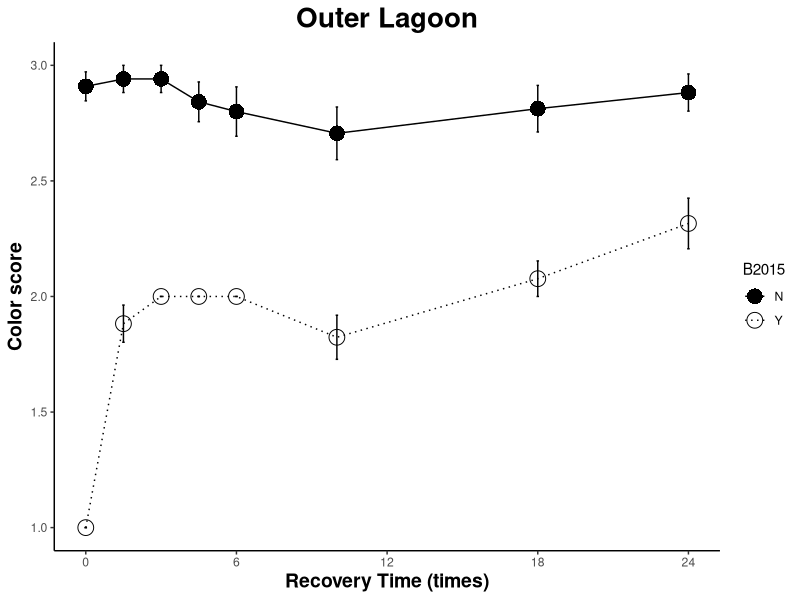
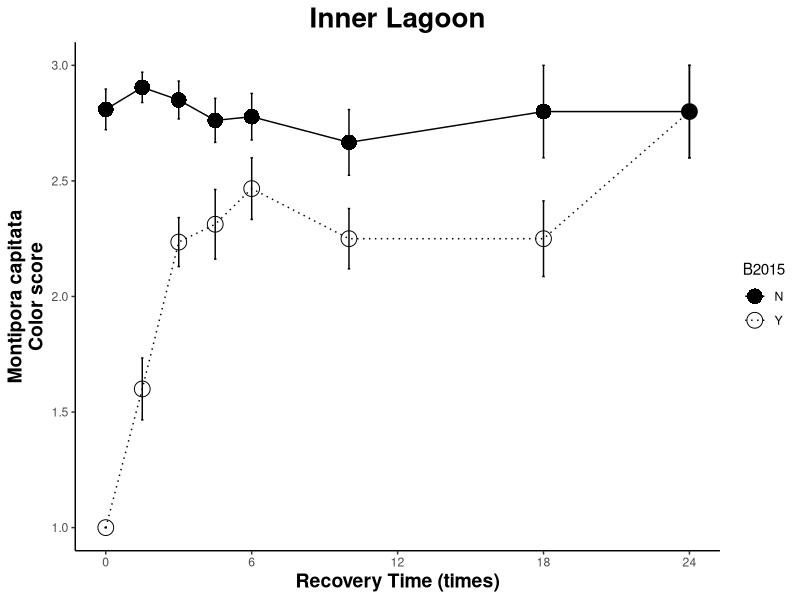
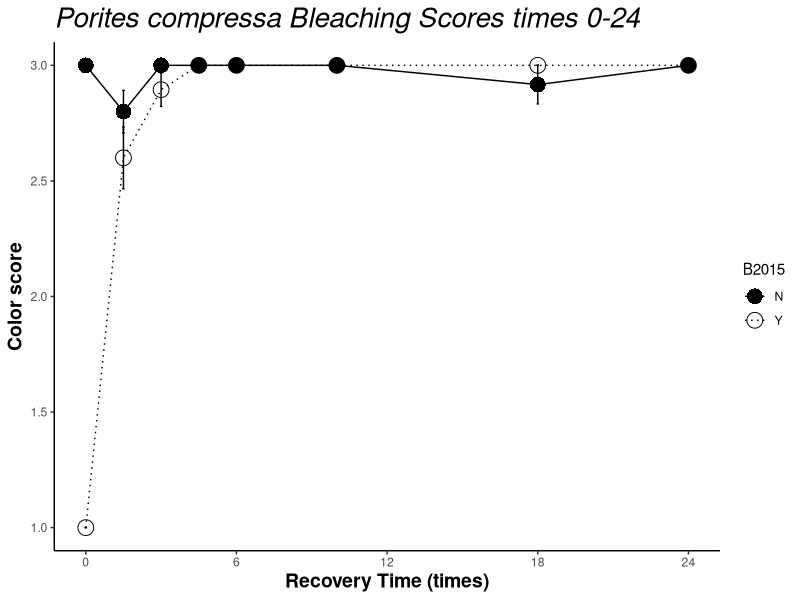
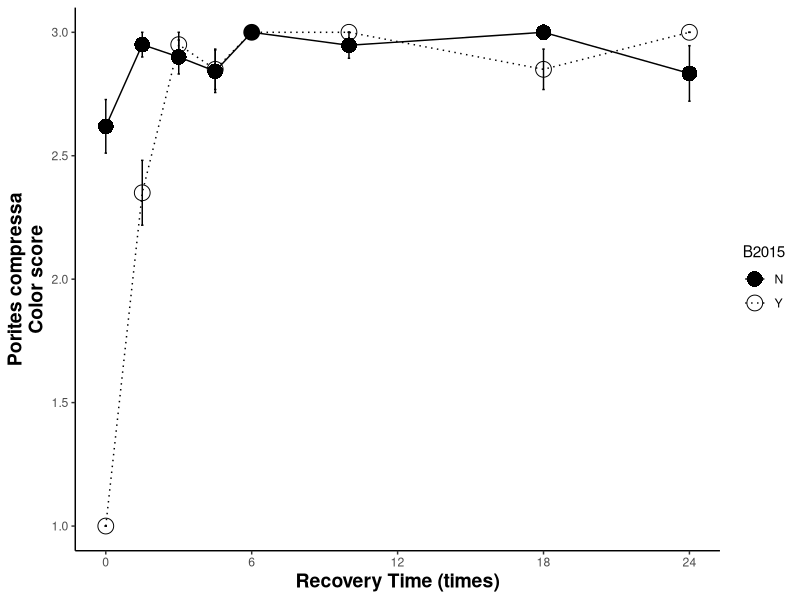
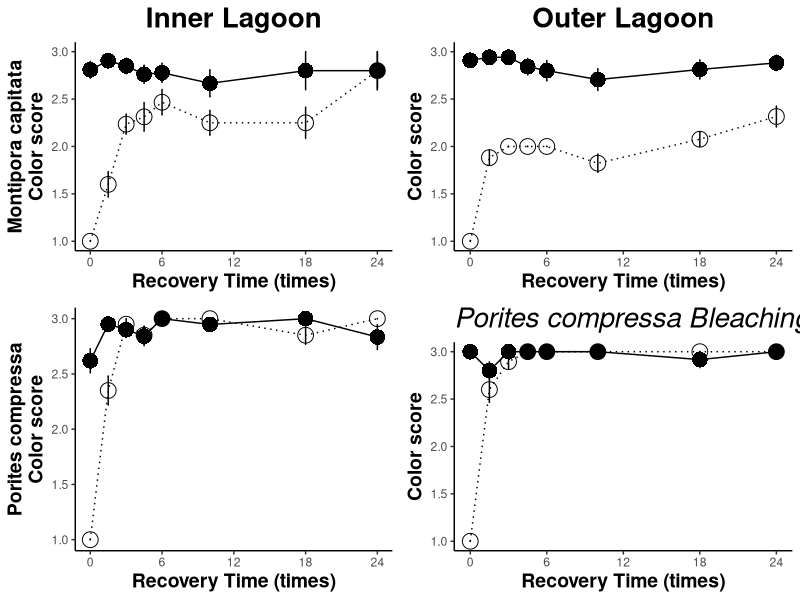
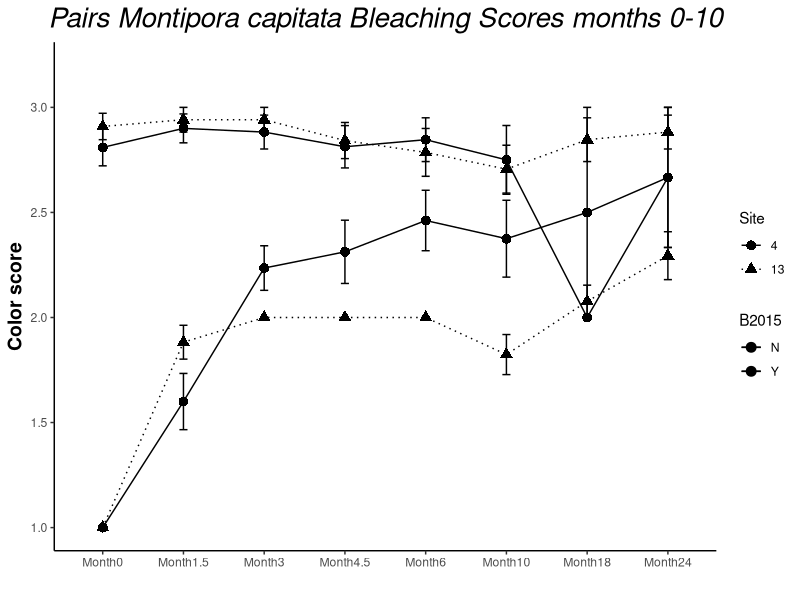
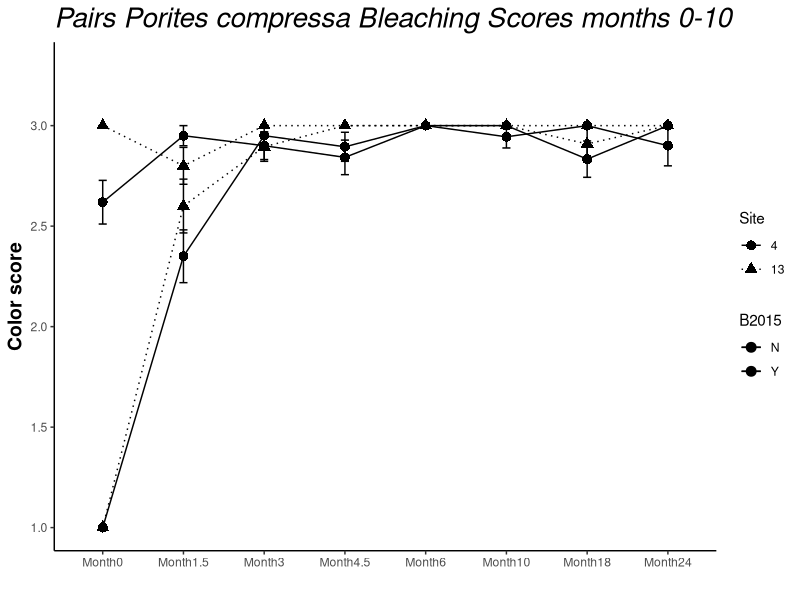

Write the R code that produced these figures, in order.
## ---- chunk 1
knitr::opts_chunk$set(echo = TRUE)
## ---- chunk 2
#Set up: load libraries

#rm(list=ls(all=TRUE)) 
library("reshape2") #reshape data
library("ggplot2") #plotting
library("reshape") #reshape data
library("plyr")  #splitting, applying, and combining data
library("dplyr")  #splitting, applying, and combining data
library("pscl")
library("plotrix") #plotting
library("gridExtra") #arrange plots for output
library("car") #levenes test
library("lsmeans")
library("multcomp") 
library("multcompView")
library(glmmTMB)
library(lme4)
library(lmerTest)
library(tidyverse)
## ---- chunk 3
bData<-read.csv("Bleaching_FINAL.csv") #read in bleaching df
bData$Site<-as.factor(bData$Site) #site as factor
bData$Pair<-as.factor(bData$Pair) #pair ID as factor

bALL<-bData
  #melt
  bALLData1<-melt(data = bALL, measure.vars = c("Month0","Month1.5","Month3","Month4.5", "Month6","Month10","Month18","Month24"))   
  colnames(bALLData1)[colnames(bALLData1)=="variable"] <- "month"   # change col name from 'variable' to 'month'
  colnames(bALLData1)[colnames(bALLData1)=="value"] <- "score"   # change col name from 'value' to 'score'
  bALLData1$group<-paste(bALLData1$Species, bALLData1$Site, bALLData1$B2015, bALLData1$month) # add column for groups for figures only

#Remove all NON PAIRED corals and all NAs
  bALLData<-na.omit(bALLData1) # remove the NA rows (this removes individuals and NAs from pairs with no score at particular timepoints (due to not finding the coral))
  
  #Change month into TIME numeric for plots
  bALLData$time[bALLData$month=="Month0"]<-0
  bALLData$time[bALLData$month=="Month1.5"]<-1.5
  bALLData$time[bALLData$month=="Month3"]<-3
  bALLData$time[bALLData$month=="Month4.5"]<-4.5
  bALLData$time[bALLData$month=="Month6"]<-6
  bALLData$time[bALLData$month=="Month10"]<-10
  bALLData$time[bALLData$month=="Month18"]<-18
  bALLData$time[bALLData$month=="Month19"]<-19
  bALLData$time[bALLData$month=="Month24"]<-24

#Subsets of df for Mcap and Pcomp
Mcap_df<-subset(bALLData, Species=="Montipora capitata")   #Mcap only
Pcomp_df<-subset(bALLData, Species=="Porites compressa")   #Pcomp only

#Mean bleaching scores full df
#calc average bleaching  score per grouping by time point
ballmeans <- ddply(bALLData, c("Site", "Species", "B2015", "time"), summarise, #
                   N    = length(score[!is.na(score)]), #calculate the length of the data frame, excluding NA’s *this part is important*
                   mean = mean(score, na.rm=TRUE), #calculate mean of response variable, removing NA's
                   sd   = sd(score, na.rm=TRUE), #calculate standard deviation
                   se   = sd / sqrt(N), #calculate standard error
                   max = max(score, na.rm=TRUE) #calculate max
)

ballmeans$code<-paste0(ballmeans$Site, ballmeans$B2015, ballmeans$Species)
ballmeans #display table
## ---- chunk 4
#subset for Mcap only 
Mcap024Allplot<-subset(ballmeans, Species=="Montipora capitata")     #subset Mcap
#subset by reef
#PR13 
Mcap024AllplotPR13<-subset(Mcap024Allplot, Site==13)
#PR4
Mcap024AllplotPR4<-subset(Mcap024Allplot, Site==4)
## ---- chunk 5
ballplotMcapPR13<-ggplot(data=Mcap024AllplotPR13, aes(x=time, y=mean, group = code, color=B2015)) + #color by bleaching hist. 
  geom_errorbar(aes(ymin=mean-se, ymax=mean+se),
                width=0.1,show.legend = FALSE)+
  geom_point(aes(shape=B2015),fill="black", size=5)+
  scale_shape_manual(values=c(16,1))+
  geom_line(aes(color=B2015,linetype=B2015))+       
  scale_linetype_manual(values=c("solid", "dotted"))+
  scale_color_manual(values=c("black","black"))+
    scale_x_continuous(breaks = seq(0, 24, by = 6))+
  ylab("Color score") +
    xlab("Recovery Time (times)") + #Label the X Axis
    ylim(1, 3) + #set Y limits
  theme_bw() + #Set the background color
  theme(axis.line = element_line(color = 'black'), #Set the axes color
        axis.title=element_text(size=14,face="bold"), #Set axis format
        panel.border = element_blank(), #Set the border
        panel.grid.major = element_blank(), #Set the major gridlines
        panel.grid.minor = element_blank(), #Set the minor gridlines
        plot.background =element_blank(), #Set the plot background
        legend.key = element_blank()) + #Set plot legend key
  ggtitle("Outer Lagoon")+
          theme(plot.title = element_text(size=20,face = "bold",hjust = 0.5));ballplotMcapPR13
McapOuter<-ballplotMcapPR13 + theme(legend.position = "none") #remove legend
## ---- chunk 6
ballplotMcapPR4<-ggplot(data=Mcap024AllplotPR4, aes(x=time, y=mean, group = code, color=B2015),show.legend = FALSE) + #color by bleaching hist. 
 geom_errorbar(aes(ymin=mean-se, ymax=mean+se),
                width=0.1,show.legend = FALSE)+
  geom_point(aes(shape=B2015),fill="mediumblue", size=5)+
  
  scale_shape_manual(values=c( 16,1))+
  
  geom_line(aes(color=B2015, linetype=B2015))+
  scale_linetype_manual(values=c("solid", "dotted"))+
  scale_color_manual(values=c("black","black"))+
    scale_x_continuous(breaks = seq(0, 24, by = 6))+
  ylab("Montipora capitata\nColor score") +
    xlab("Recovery Time (times)") + #Label the X Axis
    ylim(1, 3) + #set Y limits
  theme_bw() + #Set the background color
  theme(axis.line = element_line(color = 'black'), #Set the axes color
        axis.title=element_text(size=14,face="bold"), #Set axis format
        panel.border = element_blank(), #Set the border
        panel.grid.major = element_blank(), #Set the major gridlines
        panel.grid.minor = element_blank(), #Set the minor gridlines
        plot.background =element_blank(), #Set the plot background
        legend.key = element_blank()) + #Set plot legend key
  ggtitle("Inner Lagoon")+
          theme(plot.title = element_text(size=20,face = "bold", hjust = 0.5));ballplotMcapPR4
McapInner<-ballplotMcapPR4 + theme(legend.position = "none") #remove legend
## ---- chunk 7
Pcomp024Allplot<-subset(ballmeans, Species=="Porites compressa")
#subset by reef 
Pcomp024AllplotPR13<-subset(Pcomp024Allplot, Site==13)
Pcomp024AllplotPR4<-subset(Pcomp024Allplot, Site==4)
## ---- chunk 8
b024plotPcompPR13<-ggplot(data=Pcomp024AllplotPR13, aes(x=time, y=mean, group = code, color=B2015)) + #color by bleaching hist. 
  geom_errorbar(aes(ymin=mean-se, ymax=mean+se),
                width=0.1,show.legend = FALSE)+
  geom_point(aes(shape=B2015),fill="mediumblue", size=5)+
  scale_shape_manual(values=c( 16,1))+
  geom_line(aes(color=B2015, linetype=B2015))+
  scale_linetype_manual(values=c("solid", "dotted"))+
  scale_color_manual(values=c("black","black"))+
    scale_x_continuous(breaks = seq(0, 24, by = 6))+
  ylab("Color score") +
    xlab("Recovery Time (times)") + #Label the X Axis
    ylim(1, 3) + #set Y limits
  theme_bw() + #Set the background color
  theme(axis.line = element_line(color = 'black'), #Set the axes color
        axis.title=element_text(size=14,face="bold"), #Set axis format
        panel.border = element_blank(), #Set the border
        panel.grid.major = element_blank(), #Set the major gridlines
        panel.grid.minor = element_blank(), #Set the minor gridlines
        plot.background =element_blank(), #Set the plot background
        legend.key = element_blank()) + #Set plot legend key
  ggtitle("Porites compressa Bleaching Scores times 0-24")+
          theme(plot.title = element_text(size=20,face = "italic"));b024plotPcompPR13

PcompOuter<-b024plotPcompPR13+ theme(legend.position = "none") #remove legend
## ---- chunk 9
b024plotPcompPR4<-ggplot(data=Pcomp024AllplotPR4, aes(x=time, y=mean, group = code, color=B2015)) + #color by bleaching hist. 
  geom_errorbar(aes(ymin=mean-se, ymax=mean+se), 
                width=0.1,show.legend = FALSE)+
  geom_point(aes(shape=B2015),fill="mediumblue", size=5)+
  scale_shape_manual(values=c( 16,1))+
  geom_line(aes(color=B2015, linetype=B2015))+
  scale_linetype_manual(values=c("solid", "dotted"))+
  scale_color_manual(values=c("black","black"))+
    scale_x_continuous(breaks = seq(0, 24, by = 6))+
  ylab("Porites compressa\nColor score") +
    xlab("Recovery Time (times)") + #Label the X Axis
    ylim(1, 3) + #set Y limits
  theme_bw() + #Set the background color
  theme(axis.line = element_line(color = 'black'), #Set the axes color
        axis.title=element_text(size=14,face="bold"), #Set axis format
        panel.border = element_blank(), #Set the border
        panel.grid.major = element_blank(), #Set the major gridlines
        panel.grid.minor = element_blank(), #Set the minor gridlines
        plot.background =element_blank(), #Set the plot background
        legend.key = element_blank()) + #Set plot legend key
  #Sggtitle("Porites compressa Bleaching Scores times 0-24")+
          theme(plot.title = element_text(size=20,face = "italic"));b024plotPcompPR4
PcompInner<-b024plotPcompPR4+ theme(legend.position = "none") #remove legend
## ---- chunk 10
grid.arrange(McapInner, McapOuter, PcompInner,PcompOuter, nrow = 2)
## ---- chunk 11
#full model (all months)
Mcap_df_mod<-lmer(score~B2015*Site*month+(1|TagID), data=Mcap_df)
summary(Mcap_df_mod)
anova(Mcap_df_mod, type=2) #pvals

 #posthoc
  emm<-emmeans(Mcap_df_mod,  ~ month)
  pairs(emm)
  
 emm<-emmeans(Mcap_df_mod,  ~ B2015*month)
  pairs(emm)
  cld(emm)
## ---- chunk 12
#pcomp full model
Pcomp_df_mod2<-lmer(score~B2015*Site*month+(1|TagID), data=Pcomp_df)
summary(Pcomp_df_mod2)
anova(Pcomp_df_mod2, type=2) #pvals
  emm<-emmeans(Pcomp_df_mod2,  ~ B2015*Site*month)
  pairs(emm)
  emm<-emmeans(Pcomp_df_mod2,  ~ Site*month)
  pairs(emm)
  emm<-emmeans(Pcomp_df_mod2,  ~ B2015*month)
  pairs(emm)
  emm<-emmeans(Pcomp_df_mod2,  ~ B2015*month*Site)
  pairs(emm)
## ---- chunk 13
Mcap_0<-subset(Mcap_df, month=="Month0")
Mcap_1.5<-subset(Mcap_df, month=="Month1.5")
Mcap_3<-subset(Mcap_df, month=="Month3")
Mcap_4.5<-subset(Mcap_df, month=="Month4.5")
Mcap_6<-subset(Mcap_df, month=="Month6")
Mcap_10<-subset(Mcap_df, month=="Month10")
Mcap_18<-subset(Mcap_df, month=="Month18")
Mcap_24<-subset(Mcap_df, month=="Month24")

#Month0
Month0_mcap0<-lm(score~Site*B2015, Mcap_0)
summary(Month0_mcap0)
anova(Month0_mcap0)

#Month1.5
Month1.5_mcap1.5<-lm(score~Site*B2015, Mcap_1.5)
summary(Month1.5_mcap1.5)
anova(Month1.5_mcap1.5)

#Month3
Month3_mcap3<-lm(score~Site*B2015, Mcap_3)
summary(Month3_mcap3)
anova(Month3_mcap3)
 emm<-emmeans(Month3_mcap3,  ~ B2015*Site)
  pairs(emm)
  cld(emm)

#Month4.5
Month4.5_mcap4.5<-lm(score~Site*B2015, Mcap_4.5)
summary(Month4.5_mcap4.5)
anova(Month4.5_mcap4.5)
  emm<-emmeans(Month4.5_mcap4.5,  ~ B2015*Site)
  pairs(emm)

#Month6
Month6_mcap6<-lm(score~Site*B2015, Mcap_6)
summary(Month6_mcap6)
anova(Month6_mcap6)
  emm<-emmeans(Month6_mcap6,  ~ Site)
  pairs(emm)
  emm<-emmeans(Month6_mcap6,  ~ B2015*Site)
  pairs(emm)
  
#Month10
Month10_mcap10<-lm(score~Site*B2015, Mcap_10)
summary(Month10_mcap10)
anova(Month10_mcap10)

#Month18
Month18_mcap18<-lm(score~Site*B2015, Mcap_18)
summary(Month18_mcap18)
anova(Month18_mcap18)

#Month24
Month24_mcap24t<-lm(score~Site*B2015, Mcap_24)
summary(Month24_mcap24t)
anova(Month24_mcap24t)
## ---- chunk 14
Pcomp_0<-subset(Pcomp_df, month=="Month0")
Pcomp_1.5<-subset(Pcomp_df, month=="Month1.5")
Pcomp_3<-subset(Pcomp_df, month=="Month3")
Pcomp_4.5<-subset(Pcomp_df, month=="Month4.5")
Pcomp_6<-subset(Pcomp_df, month=="Month6")
Pcomp_10<-subset(Pcomp_df, month=="Month10")
Pcomp_18<-subset(Pcomp_df, month=="Month18")
Pcomp_24<-subset(Pcomp_df, month=="Month24")

#Month0
Month0_Pcomp0<-lm(score~Site*B2015, Pcomp_0)
summary(Month0_Pcomp0)
anova(Month0_Pcomp0)

#Month1.5
Month1.5_Pcomp1.5<-lm(score~Site*B2015, Pcomp_1.5)
summary(Month1.5_Pcomp1.5)
anova(Month1.5_Pcomp1.5)
 emm<-emmeans(Month1.5_Pcomp1.5,  ~ B2015)
  pairs(emm)

#Month3
Month3_Pcomp3<-lm(score~Site*B2015, Pcomp_3)
summary(Month3_Pcomp3)
anova(Month3_Pcomp3)

#Month4.5
Month4.5_Pcomp4.5<-lm(score~Site*B2015, Pcomp_4.5)
summary(Month4.5_Pcomp4.5)
anova(Month4.5_Pcomp4.5)

#Month6
Month6_Pcomp6<-lm(score~Site*B2015,Pcomp_6)
summary(Month6_Pcomp6)
anova(Month6_Pcomp6)

#Month10
Month10_Pcomp10<-lm(score~Site*B2015, Pcomp_10)
summary(Month10_Pcomp10)
anova(Month10_Pcomp10)

#Month18
Month18_Pcomp18<-lm(score~Site*B2015,Pcomp_18)
summary(Month18_Pcomp18)
anova(Month18_Pcomp18)

#Month24
Month24_Pcomp24<-lm(score~Site*B2015,Pcomp_24)
summary(Month24_Pcomp24)
anova(Month24_Pcomp24)
## ---- chunk 15
naData<-bALLData   #subset only pairs
pData<-bALLData   #dataset to work from (pull unwanted from)

# Identify which pairs have a partner not found by month:
# Subset Month0 (two colonies missing values, checked datasheet)
M0<-subset(naData, month=="Month0") # subset month 0

  # subset month 0
  M0a<-c("TagID","Pair","Species", "Site","B2015","month","score") # which columns to pull
  M0<-pData[M0a]
  M0<-subset(M0, month=="Month0")

# Subset Month1.5 
  M1.5<-subset(naData, month=="Month1.5") # subset month 1.5 
  # subset month 1.5
  M1.5a<-c("TagID","Pair","Species", "Site","B2015","month","score") # which columns to pull
  M1.5<-pData[M1.5a]
  M1.5<-subset(M1.5, month=="Month1.5")
  M1.5<-M1.5[!(M1.5$Pair=="113_114"),]
  
## Subset Month3
M3<-subset(naData, month=="Month3") # subset month 3
  M3a<-c("TagID","Pair","Species", "Site","B2015","month", "score")
  M3<-pData[M3a]
  M3<-subset(M3, month=="Month3")
  M3<-M3[!(M3$Pair=="7_8"),]
  M3<-M3[!(M3$Pair=="113_114"),]
  M3<-M3[!(M3$Pair=="255_256"),]
  M3<-M3[!(M3$Pair=="259_260"),]

## Subset Month 4.5
  M4.5<-subset(naData, month=="Month4.5") # subset month 3
  M4.5a<-c("TagID","Pair","Species", "Site","B2015","month", "score")
  M4.5<-pData[M4.5a]
  M4.5<-subset(M4.5, month=="Month4.5")
  M4.5<-na.omit(M4.5) # remove the NA colums
  M4.5<-M4.5[!(M4.5$Pair=="7_8"),]
  M4.5<-M4.5[!(M4.5$Pair=="113_114"),]
  M4.5<-M4.5[!(M4.5$Pair=="255_256"),]
  M4.5<-M4.5[!(M4.5$Pair=="259_260"),]
  M4.5<-M4.5[!(M4.5$Pair=="263_264"),]
  M4.5<-M4.5[!(M4.5$Pair=="267_268"),]
  M4.5<-M4.5[!(M4.5$Pair=="82_83"),]

# Subset month 6
  M6<-subset(naData, month=="Month6")
  M6a<-c("TagID","Pair","Species", "Site","B2015","month","score")
  M6<-pData[M6a]
  M6<-subset(M6, month=="Month6")
  M6<-M6[!(M6$Pair=="111_112"),] # remove the other partner
  M6<-M6[!(M6$Pair=="115_116"),]
  M6<-M6[!(M6$Pair=="119_120"),]
  M6<-M6[!(M6$Pair=="207_208"),]
  M6<-M6[!(M6$Pair=="255_256"),]
  M6<-M6[!(M6$Pair=="259_260"),]
  M6<-M6[!(M6$Pair=="263_264"),]
  M6<-M6[!(M6$Pair=="267_268"),]
  M6<-M6[!(M6$Pair=="263_264"),]
  
# Subset month 10
  M10<-subset(naData, month=="Month10")
  M10a<-c("TagID","Pair","Species", "Site","B2015","month","score")
  M10<-pData[M10a]
  M10<-subset(M10, month=="Month10")
  M10<-M10[!(M10$Pair=="253_254"),] # remove the other partner
  M10<-M10[!(M10$Pair=="259_260"),]
  M10<-M10[!(M10$Pair=="113_114"),]
  M10<-M10[!(M10$Pair=="161_262"),]
  M10<-M10[!(M10$Pair=="263_264"),]
  M10<-M10[!(M10$Pair=="267_268"),]
  M10<-M10[!(M10$Pair=="271_272"),]
  M10<-M10[!(M10$Pair=="273_274"),]
  M10<-M10[!(M10$Pair=="275_276"),]
  M10<-M10[!(M10$Pair=="277_278"),]
  M10<-M10[!(M10$Pair=="31_32"),]
  M10<-M10[!(M10$Pair=="261_262"),]
  
  # Subset month 18
  M18<-subset(naData, month=="Month18")
  M18a<-c("TagID","Pair","Species", "Site","B2015","month","score")
  M18<-pData[M18a]
  M18<-subset(M18, month=="Month18")
  M18<-M18[!(M18$Pair=="253_254"),] # remove the other partner
  M18<-M18[!(M18$Pair=="259_260"),]
  M18<-M18[!(M18$Pair=="161_262"),]
  M18<-M18[!(M18$Pair=="263_264"),]
  M18<-M18[!(M18$Pair=="267_268"),]
  M18<-M18[!(M18$Pair=="271_272"),]
  M18<-M18[!(M18$Pair=="273_274"),]
  M18<-M18[!(M18$Pair=="275_276"),]
  M18<-M18[!(M18$Pair=="277_278"),]
  M18<-M18[!(M18$Pair=="31_2"),]
  M18<-M18[!(M18$Pair=="115_116"),]
  M18<-M18[!(M18$Pair=="119_120"),]
  M18<-M18[!(M18$Pair=="261_262"),]
  M18<-M18[!(M18$Pair=="269_270"),]
  M18<-M18[!(M18$Pair=="101_102"),]
  M18<-M18[!(M18$Pair=="117_118"),]
  M18<-M18[!(M18$Pair=="265_266"),]
  M18<-M18[!(M18$Pair=="19_20"),]
  M18<-M18[!(M18$Pair=="205_206"),]
  M18<-M18[!(M18$Pair=="223_224"),]
  M18<-M18[!(M18$Pair=="39_40"),]
  
  # Subset month 24
  M24<-subset(naData, month=="Month24")
  M24a<-c("TagID","Pair","Species", "Site","B2015","month","score")
  M24<-pData[M24a]
  M24<-subset(M24, month=="Month24")
  M24<-M24[!(M24$Pair=="107_108"),] # remove the other partner
  M24<-M24[!(M24$Pair=="13_14"),]
  M24<-M24[!(M24$Pair=="223_224"),]
  M24<-M24[!(M24$Pair=="231_232"),]
  M24<-M24[!(M24$Pair=="261_262"),]
  M24<-M24[!(M24$Pair=="263_264"),]
  M24<-M24[!(M24$Pair=="265_266"),]
  M24<-M24[!(M24$Pair=="283_284"),]
  M24<-M24[!(M24$Pair=="289_290"),]
  M24<-M24[!(M24$Pair=="31_32"),]
  M24<-M24[!(M24$Pair=="33_34"),]
  M24<-M24[!(M24$Pair=="39_40"),]
  M24<-M24[!(M24$Pair=="76_77"),]
  M24<-M24[!(M24$Pair=="78_79"),]

#make dfs   
PairDat<-rbind(M0,M1.5,M3,M4.5,M6,M10,M18,M24)
 
#Mean bleaching scores across the entire project
#calc average bleaching score per grouping by time point
pairmeans <- ddply(PairDat, c("Site", "Species", "B2015", "month"), summarise, #
                   N    = length(score[!is.na(score)]), #calculate the length of the data frame, excluding NA’s *this part is important*
                   mean = mean(score, na.rm=TRUE), #calculate mean of response variable, removing NA's
                   sd   = sd(score, na.rm=TRUE), #calculate standard deviation
                   se   = sd / sqrt(N), #calculate standard error
                   max = max(score, na.rm=TRUE) #calculate max
)

pairmeans$code<-paste0(pairmeans$Site, pairmeans$B2015, pairmeans$Species)
## ---- chunk 16
#subset for Mcap only
McapPairplot<-subset(pairmeans, Species=="Montipora capitata")

PairplotMcapB<-ggplot(data=McapPairplot, aes(x=month, y=mean, group = code, color=B2015)) + #color by bleaching hist. 
  geom_errorbar(aes(ymin=mean-se, ymax=mean+se),
                width=0.1)+
  geom_point(aes(shape=Site), size=3)+
  geom_line(aes(color=B2015, linetype=Site))+
  scale_linetype_manual(values=c("solid", "dotted"))+
  scale_color_manual(values=c("black","black"))+
  ylab("Color score") +
    xlab("") + #Label the X Axis
    ylim(1, 3.2) + #set Y limits
  theme_bw() + #Set the background color
  theme(axis.line = element_line(color = 'black'), #Set the axes color
        axis.title=element_text(size=14,face="bold"), #Set axis format
        panel.border = element_blank(), #Set the border
        panel.grid.major = element_blank(), #Set the major gridlines
        panel.grid.minor = element_blank(), #Set the minor gridlines
        plot.background =element_blank(), #Set the plot background
        legend.key = element_blank()) + #Set plot legend key
  ggtitle("Pairs Montipora capitata Bleaching Scores months 0-10")+
          theme(plot.title = element_text(size=20,face = "italic",hjust = 0.5));PairplotMcapB
## ---- chunk 17
#subset for Pcomp only 
PcompPairplot<-subset(pairmeans, Species=="Porites compressa")

PairplotPcompB<-ggplot(data=PcompPairplot, aes(x=month, y=mean, group = code, color=B2015)) + #color by bleaching hist. 
  geom_errorbar(aes(ymin=mean-se, ymax=mean+se),
                width=0.1)+
  geom_point(aes(shape=Site), size=3)+
  geom_line(aes(color=B2015, linetype=Site))+
  scale_linetype_manual(values=c("solid", "dotted"))+
  scale_color_manual(values=c("black","black"))+
  ylab("Color score") +
    xlab("") + #Label the X Axis
    ylim(1, 3.3) + #set Y limits
  theme_bw() + #Set the background color
  theme(axis.line = element_line(color = 'black'), #Set the axes color
        axis.title=element_text(size=14,face="bold"), #Set axis format
        panel.border = element_blank(), #Set the border
        panel.grid.major = element_blank(), #Set the major gridlines
        panel.grid.minor = element_blank(), #Set the minor gridlines
        plot.background =element_blank(), #Set the plot background
        legend.key = element_blank()) + #Set plot legend key
  ggtitle("Pairs Porites compressa Bleaching Scores months 0-10")+
          theme(plot.title = element_text(size=20,face = "italic"));PairplotPcompB
## ---- chunk 18
#set up Pairs data
Mcappig<-subset(PairDat, Species =="Montipora capitata")            

#All lmer
MpigPair_all_mod1<-lmer(score~Site*B2015*month+(1|TagID)+(1|Pair), Mcappig)
summary(MpigPair_all_mod1)
anova(MpigPair_all_mod1, type=2)
## ---- chunk 19
#Month0
MpigPair0<-subset(Mcappig, month =="Month0")           
MpigPair0_mod1<-lm(score~Site*B2015, MpigPair0)
summary(MpigPair0_mod1)
anova(MpigPair0_mod1)

#Month1.5
MpigPair1.5<-subset(Mcappig, month =="Month1.5")
MpigPair1.5_mod1<-lm(score~Site*B2015, MpigPair1.5)
summary(MpigPair1.5_mod1)
anova(MpigPair1.5_mod1)

#Month3
MpigPair3<-subset(Mcappig, month =="Month3")
MpigPair3_mod1<-lm(score~Site*B2015, MpigPair3)
summary(MpigPair3_mod1)
anova(MpigPair3_mod1)

#Month4.5
MpigPair4.5<-subset(Mcappig, month =="Month4.5")
MpigPair4.5_mod1<-lm(score~Site*B2015, MpigPair4.5)
summary(MpigPair4.5_mod1)
anova(MpigPair4.5_mod1)

#Month6
MpigPair6<-subset(Mcappig, month =="Month6")
MpigPair6_mod1<-lm(score~Site*B2015, MpigPair6)
summary(MpigPair6_mod1)
anova(MpigPair6_mod1)

#Month10
MpigPair10<-subset(Mcappig, month =="Month10")
MpigPair10_mod1<-lm(score~Site*B2015, MpigPair10)
summary(MpigPair10_mod1)
anova(MpigPair10_mod1)

#Month18
MpigPair18<-subset(Mcappig, month =="Month18")
MpigPair18_mod1<-lm(score~Site*B2015, MpigPair18)
summary(MpigPair18_mod1)
anova(MpigPair18_mod1)

#Month24
MpigPair24<-subset(Mcappig, month =="Month24")
MpigPair24_mod1<-lm(score~Site*B2015, MpigPair24)
summary(MpigPair24_mod1)
anova(MpigPair24_mod1)
## ---- chunk 20
Pcomppig<- subset(PairDat, Species == "Porites compressa") 

#All timepoints lmer
PpigPair_all_mod1<-lmer(score~Site*B2015*month+(1|TagID)+(1|Pair), Pcomppig)
summary(PpigPair_all_mod1)
anova(PpigPair_all_mod1, type=2)
## ---- chunk 21
#Month 0
PpigPair0<-subset(Pcomppig, month =="Month0")            
PpigPair0_mod1<-lm(score~Site*B2015, PpigPair0)
summary(PpigPair0_mod1)
anova(PpigPair0_mod1) 

#Month1.5
PpigPair1.5<-subset(Pcomppig, month =="Month1.5")
PpigPair1.5_mod1<-lm(score~Site*B2015, PpigPair1.5)
summary(PpigPair1.5_mod1)
anova(PpigPair1.5_mod1)

#Month3
PpigPair3<-subset(Pcomppig, month =="Month3")
PpigPair3_mod1<-lm(score~Site*B2015, PpigPair3)
anova(PpigPair3_mod1)

#Month4.5
PpigPair4.5<-subset(Pcomppig, month =="Month4.5")
PpigPair4.5_mod1<-lm(score~Site*B2015, PpigPair4.5)
summary(PpigPair4.5_mod1)
anova(PpigPair4.5_mod1)

#Month6
PpigPair6<-subset(Pcomppig, month =="Month6")
PpigPair6_mod1<-lm(score~Site*B2015, PpigPair6)
anova(PpigPair6_mod1)

#Month10
PpigPair10<-subset(Pcomppig, month =="Month10")
PpigPair10_mod1<-lm(score~Site*B2015, PpigPair10)
anova(PpigPair10_mod1)

#Month18
PpigPair18<-subset(Pcomppig, month =="Month18")
PpigPair18_mod1<-lm(score~Site*B2015, PpigPair18)
anova(PpigPair18_mod1)

#Month24
PpigPair24<-subset(Pcomppig, month =="Month24")
PpigPair24_mod1<-lm(score~Site*B2015, PpigPair24)
anova(PpigPair24_mod1)
